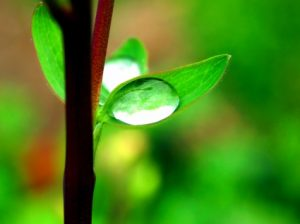
#> input picture images/leave3-300x224.jpg, 300 x 224 px
$ python test.py
#> lines starting #> are read from the running program, lines starting #| are printed output that depends on the picture
### python/thoe.py

# https://www.geeksforgeeks.org/python-pil-getpixel-method/

# todo implement from json https://softwareengineering.stackexchange.com/questions/425788/initializing-instance-variables-from-json-file

# Importing Image from PIL package
from PIL import Image
import random
import json, os, time


class Timage:
    def __init__(self, options = {}):
        self.ts = str(int(time.time()))
        self.output = '../output/'+self.ts+'/'
        self.last_output = '../output/00_last/'
        os.makedirs(self.output)
        if not os.path.exists(self.last_output):
            os.makedirs(self.last_output)
        self.nb_points =128 # todo manage default value
        if  ["nb_points" in options ] :
            print("nb_points", options["nb_points"])
            self.nb_points = options["nb_points"]
      # = else 128 #(128, options["nb_points"]) ["nb_points" in options ]  #(if_test_is_false, if_test_is_true)[test] https://book.pythontips.com/en/latest/ternary_operators.html
        self.path = options["path"]
        self.img = Image.open(self.path)
#> self.img is the input picture: PIL image 300x224 RGB; mean R, G, B 73.8, 131.7, 24.4
        self.px=self.img.load()
        self.size=self.img.size
#> self.size = (300, 224)
        self.center = {'x': int(self.size[0]/2), 'y': int(self.size[1]/2)} #tuple(ti/2 for ti in self.size) # should work for 3D too https://stackoverflow.com/questions/36386627/how-can-i-divide-each-element-in-a-tuple-by-a-single-integer
#> self.center = {'x': 150, 'y': 112}
        self.temp_points = []


        self.bazics(options)
        print("-- Timage", self)
        self.run(options)


       # print("temp_points", self.temp_points)
        #print("temp_points", self.printPoints())
        self.transfer()


    def transfer(self):
        #from PIL import Image
        new_image_size = (300,224)
        img = Image.new('RGB', new_image_size, color = 'black')
        px = img.load()
        for p in self.temp_points:
            print ("--point",p)
            img_center = {'x': int(img.size[0]/2), 'y': int(img.size[1]/2)}
            coord = {'x':p['c']['x']+img_center['x'], 'y':p['c']['y']+img_center['y']}
            v = (p['v']['r'],p['v']['g'],p['v']['b'])
            print("coord",coord, "value", v)
            if coord['x'] < new_image_size[0] and coord['y'] < new_image_size[1]:
                px[coord['x'], coord['y']] = v


        img.save(self.output+'black.png')
        img.save(self.last_output+'black.png')

    def run(self, options):
        print("run")
        match options["method"]:
            case "hazard":
                self.hazard()
            #case pattern-3:
            #   action-3
            case _:
                print("unrecognize analyse method, see the doc, please")


    def bazics(self, options ):
        self.temp_points.append(Tpoint(self, self.center))
#> in Tpoint, `pixel = master.px[coord['x'], coord['y']]`: pixel = (128, 100, 50)
#> in Tpoint, `v = {'r': pixel[0],'g': pixel[1],'b': pixel[2]}`: v = {'r': 128, 'g': 100, 'b': 50}
        if options and options["focus"]:
            print(options["focus"])
            self.focus = options["focus"]
        #else:
        #    self.focus = self.center
        self.temp_points.append(Tpoint(self, self.focus))


    def hazard(self):
        print("hazard")
        for x in range(0, self.nb_points):
            c = {'x':random.randint(0, self.size[0]-1), 'y':random.randint(0, self.size[1]-1)}
            print("We're on time %d and get %s" % (x, c))
            self.temp_points.append(Tpoint(self, c))


    def __str__(self):
        return f"PATH: {self.path} (SIZE: {self.size}, CENTER: {self.center}, FOCUS: {self.focus}, NB_POINTS: {self.nb_points})"

    # [22 lines left out: functions printPoints, test, not called in this run]
        # methods
    def add(self, a, b):
        return a + b
    def sub(self, a, b):
        return a - b

def method():
    print("hello")

def Tpoint(master,coord):
    coord = {'x': coord['x'] -master.center['x'], 'y': coord['y'] - master.center['y']}
    pixel = master.px[coord['x'], coord['y']]
    v = {'r': pixel[0],'g': pixel[1],'b': pixel[2]}
    return {"c": coord, "v": v}

### python/test.py

#from thoe import Image, MyClass

import thoe

options = {
    "path": "../images/leave3-300x224.jpg",
    "focus": {"x":10,"y":10},
    "nb_points": 20000,
    "method": "hazard", # "hazard",
    "window": {"x":100, "y":100 }, # nb points to analyse at each step
    "step": 10,
    }
img = thoe.Timage(options)
#> the loop in hazard, `for x in range(0, self.nb_points):` made 20000 passes
#> v in Tpoint on passes 1 to 3: {'r': 144, 'g': 144, 'b': 56}, {'r': 78, 'g': 71, 'b': 17}, {'r': 17, 'g': 122, 'b': 3}
#> after the loop in hazard, `for x in range(0, self.nb_points):`: self.temp_points = 20002 items
#> in transfer, `img = Image.new('RGB', new_image_size, color = 'black')`: img: PIL image 300x224 RGB; every value is 0
#> the loop in transfer, `for p in self.temp_points:` made 20002 passes
#> (coord, v) on passes 1 to 3: ({'x': 150, 'y': 112}, (128, 100, 50)), ({'x': 10, 'y': 10}, (78, 161, 21)), ({'x': 197, 'y': 194}, (144, 144, 56))
#> in transfer, `img.save(self.output+'black.png')`:
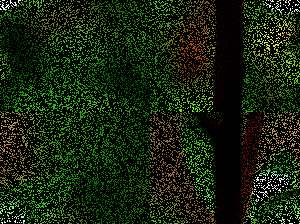
#> saved as black.png: PIL image 300x224 RGB; mean R, G, B 19.1, 34.2, 6.3

# [11 lines of commented-out code are left out]
